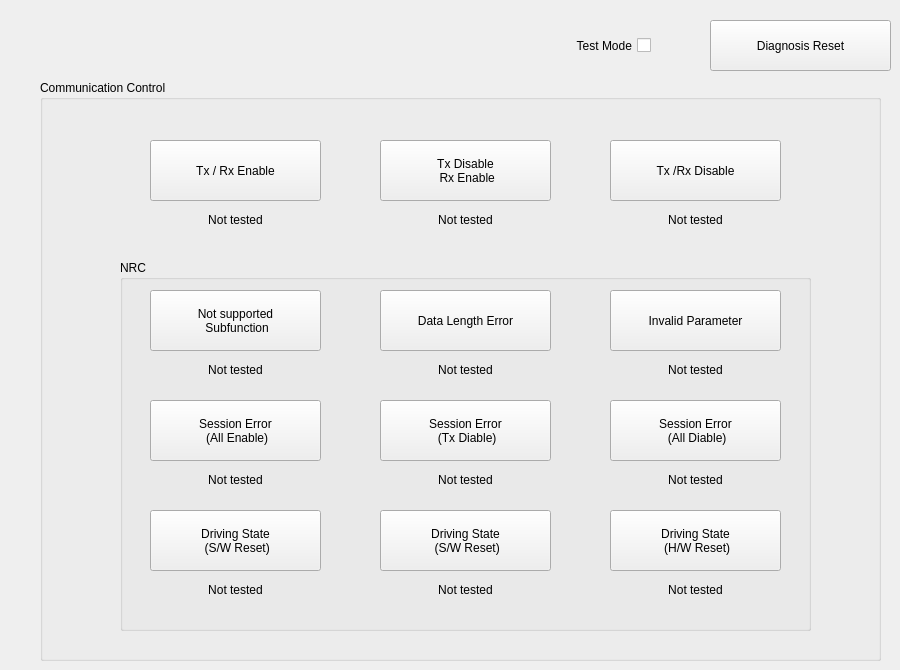
    <widget class="QWidget" name="tab_2">
     <attribute name="title">
      <string>Diagnosis - Comm Control</string>
     </attribute>
     <widget class="QGroupBox" name="comm_cont_box">
      <property name="geometry">
       <rect>
        <x>40</x>
        <y>80</y>
        <width>841</width>
        <height>581</height>
       </rect>
      </property>
      <property name="title">
       <string>Communication Control</string>
      </property>
      <widget class="QGroupBox" name="comm_cont_nrc_box">
       <property name="geometry">
        <rect>
         <x>80</x>
         <y>180</y>
         <width>691</width>
         <height>371</height>
        </rect>
       </property>
       <property name="title">
        <string>NRC</string>
       </property>
       <widget class="QPushButton" name="btn_comm_cont_nrc_12">
        <property name="geometry">
         <rect>
          <x>30</x>
          <y>30</y>
          <width>171</width>
          <height>61</height>
         </rect>
        </property>
        <property name="text">
         <string>Not supported 
 Subfunction</string>
        </property>
       </widget>
       <widget class="QLabel" name="label_comm_cont_nrc_12">
        <property name="geometry">
         <rect>
          <x>30</x>
          <y>100</y>
          <width>171</width>
          <height>20</height>
         </rect>
        </property>
        <property name="text">
         <string>Not tested</string>
        </property>
        <property name="alignment">
         <set>Qt::AlignCenter</set>
        </property>
       </widget>
       <widget class="QPushButton" name="btn_comm_cont_nrc_13">
        <property name="geometry">
         <rect>
          <x>260</x>
          <y>30</y>
          <width>171</width>
          <height>61</height>
         </rect>
        </property>
        <property name="text">
         <string>Data Length Error</string>
        </property>
       </widget>
       <widget class="QLabel" name="label_comm_cont_nrc_13">
        <property name="geometry">
         <rect>
          <x>260</x>
          <y>100</y>
          <width>171</width>
          <height>20</height>
         </rect>
        </property>
        <property name="text">
         <string>Not tested</string>
        </property>
        <property name="alignment">
         <set>Qt::AlignCenter</set>
        </property>
       </widget>
       <widget class="QPushButton" name="btn_comm_cont_nrc_31">
        <property name="geometry">
         <rect>
          <x>490</x>
          <y>30</y>
          <width>171</width>
          <height>61</height>
         </rect>
        </property>
        <property name="text">
         <string>Invalid Parameter</string>
        </property>
       </widget>
       <widget class="QLabel" name="label_comm_cont_nrc_31">
        <property name="geometry">
         <rect>
          <x>490</x>
          <y>100</y>
          <width>171</width>
          <height>20</height>
         </rect>
        </property>
        <property name="text">
         <string>Not tested</string>
        </property>
        <property name="alignment">
         <set>Qt::AlignCenter</set>
        </property>
       </widget>
       <widget class="QPushButton" name="btn_comm_cont_nrc_7f_all_en">
        <property name="geometry">
         <rect>
          <x>30</x>
          <y>140</y>
          <width>171</width>
          <height>61</height>
         </rect>
        </property>
        <property name="text">
         <string>Session Error 
 (All Enable)</string>
        </property>
       </widget>
       <widget class="QPushButton" name="btn_comm_cont_nrc_7f_tx_dis">
        <property name="geometry">
         <rect>
          <x>260</x>
          <y>140</y>
          <width>171</width>
          <height>61</height>
         </rect>
        </property>
        <property name="text">
         <string>Session Error 
 (Tx Diable)</string>
        </property>
       </widget>
       <widget class="QLabel" name="label_comm_cont_nrc_7f_tx_dis">
        <property name="geometry">
         <rect>
          <x>260</x>
          <y>210</y>
          <width>171</width>
          <height>20</height>
         </rect>
        </property>
        <property name="text">
         <string>Not tested</string>
        </property>
        <property name="alignment">
         <set>Qt::AlignCenter</set>
        </property>
       </widget>
       <widget class="QLabel" name="label_comm_cont_nrc_7f_all_en">
        <property name="geometry">
         <rect>
          <x>30</x>
          <y>210</y>
          <width>171</width>
          <height>20</height>
         </rect>
        </property>
        <property name="text">
         <string>Not tested</string>
        </property>
        <property name="alignment">
         <set>Qt::AlignCenter</set>
        </property>
       </widget>
       <widget class="QLabel" name="label_comm_cont_nrc_7f_all_dis">
        <property name="geometry">
         <rect>
          <x>490</x>
          <y>210</y>
          <width>171</width>
          <height>20</height>
         </rect>
        </property>
        <property name="text">
         <string>Not tested</string>
        </property>
        <property name="alignment">
         <set>Qt::AlignCenter</set>
        </property>
       </widget>
       <widget class="QPushButton" name="btn_comm_cont_nrc_7f_all_dis">
        <property name="geometry">
         <rect>
          <x>490</x>
          <y>140</y>
          <width>171</width>
          <height>61</height>
         </rect>
        </property>
        <property name="text">
         <string>Session Error 
 (All Diable)</string>
        </property>
       </widget>
       <widget class="QPushButton" name="btn_comm_cont_nrc_22_tx_dis">
        <property name="geometry">
         <rect>
          <x>260</x>
          <y>250</y>
          <width>171</width>
          <height>61</height>
         </rect>
        </property>
        <property name="text">
         <string>Driving State 
 (S/W Reset)</string>
        </property>
       </widget>
       <widget class="QLabel" name="label_comm_cont_nrc_22_tx_dis">
        <property name="geometry">
         <rect>
          <x>260</x>
          <y>320</y>
          <width>171</width>
          <height>20</height>
         </rect>
        </property>
        <property name="text">
         <string>Not tested</string>
        </property>
        <property name="alignment">
         <set>Qt::AlignCenter</set>
        </property>
       </widget>
       <widget class="QLabel" name="label_comm_cont_nrc_22_all_dis">
        <property name="geometry">
         <rect>
          <x>490</x>
          <y>320</y>
          <width>171</width>
          <height>20</height>
         </rect>
        </property>
        <property name="text">
         <string>Not tested</string>
        </property>
        <property name="alignment">
         <set>Qt::AlignCenter</set>
        </property>
       </widget>
       <widget class="QPushButton" name="btn_comm_cont_nrc_22_all_dis">
        <property name="geometry">
         <rect>
          <x>490</x>
          <y>250</y>
          <width>171</width>
          <height>61</height>
         </rect>
        </property>
        <property name="text">
         <string>Driving State 
 (H/W Reset)</string>
        </property>
       </widget>
       <widget class="QLabel" name="label_comm_cont_nrc_22_all_en">
        <property name="geometry">
         <rect>
          <x>30</x>
          <y>320</y>
          <width>171</width>
          <height>20</height>
         </rect>
        </property>
        <property name="text">
         <string>Not tested</string>
        </property>
        <property name="alignment">
         <set>Qt::AlignCenter</set>
        </property>
       </widget>
       <widget class="QPushButton" name="btn_comm_cont_nrc_22_all_en">
        <property name="geometry">
         <rect>
          <x>30</x>
          <y>250</y>
          <width>171</width>
          <height>61</height>
         </rect>
        </property>
        <property name="text">
         <string>Driving State 
 (S/W Reset)</string>
        </property>
       </widget>
      </widget>
      <widget class="QLabel" name="label_comm_cont_all_en">
       <property name="geometry">
        <rect>
         <x>110</x>
         <y>130</y>
         <width>171</width>
         <height>20</height>
        </rect>
       </property>
       <property name="text">
        <string>Not tested</string>
       </property>
       <property name="alignment">
        <set>Qt::AlignCenter</set>
       </property>
      </widget>
      <widget class="QPushButton" name="btn_comm_cont_all_en">
       <property name="geometry">
        <rect>
         <x>110</x>
         <y>60</y>
         <width>171</width>
         <height>61</height>
        </rect>
       </property>
       <property name="text">
        <string>Tx / Rx Enable</string>
       </property>
      </widget>
      <widget class="QPushButton" name="btn_comm_cont_tx_dis">
       <property name="geometry">
        <rect>
         <x>340</x>
         <y>60</y>
         <width>171</width>
         <height>61</height>
        </rect>
       </property>
       <property name="text">
        <string>Tx Disable 
 Rx Enable</string>
       </property>
      </widget>
      <widget class="QLabel" name="label_comm_cont_tx_dis">
       <property name="geometry">
        <rect>
         <x>340</x>
         <y>130</y>
         <width>171</width>
         <height>20</height>
        </rect>
       </property>
       <property name="text">
        <string>Not tested</string>
       </property>
       <property name="alignment">
        <set>Qt::AlignCenter</set>
       </property>
      </widget>
      <widget class="QLabel" name="label_comm_cont_all_dis">
       <property name="geometry">
        <rect>
         <x>570</x>
         <y>130</y>
         <width>171</width>
         <height>20</height>
        </rect>
       </property>
       <property name="text">
        <string>Not tested</string>
       </property>
       <property name="alignment">
        <set>Qt::AlignCenter</set>
       </property>
      </widget>
      <widget class="QPushButton" name="btn_comm_cont_all_dis">
       <property name="geometry">
        <rect>
         <x>570</x>
         <y>60</y>
         <width>171</width>
         <height>61</height>
        </rect>
       </property>
       <property name="text">
        <string>Tx /Rx Disable</string>
       </property>
      </widget>
     </widget>
     <widget class="QPushButton" name="btn_diag_reset_comm_cont">
      <property name="geometry">
       <rect>
        <x>710</x>
        <y>20</y>
        <width>181</width>
        <height>51</height>
       </rect>
      </property>
      <property name="text">
       <string>Diagnosis Reset</string>
      </property>
     </widget>
     <widget class="QCheckBox" name="chkbox_diag_test_mode_comm_cont">
      <property name="geometry">
       <rect>
        <x>510</x>
        <y>30</y>
        <width>141</width>
        <height>31</height>
       </rect>
      </property>
      <property name="layoutDirection">
       <enum>Qt::RightToLeft</enum>
      </property>
      <property name="text">
       <string>Test Mode</string>
      </property>
     </widget>
    </widget>
